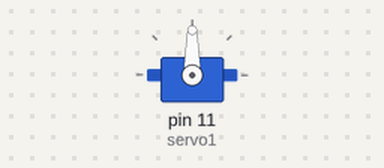
Recording of a sketch running on a simulated Arduino Uno, built with avr-gcc and run on an emulated ATmega328P. Parts: servo.

Above: at 0.05 s.
At 1.9 s:
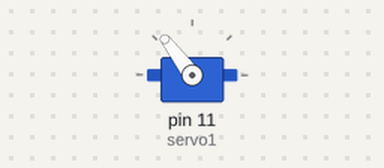
At 3.75 s:
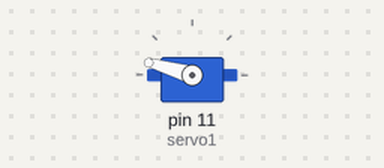
At 7.5 s:
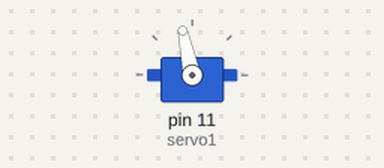
Timing chart, 0 to 10.5 s (numbered marks = the images above):
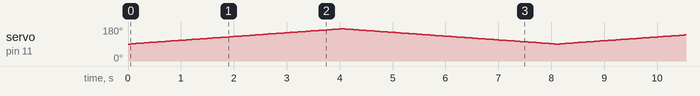

The sketch:

servo_angle.ino
```cpp
#include <Servo.h>

Servo servo1;

int pos = 90;  //This variable is used to store the angle variable

void setup() {
  servo1.attach(11);  //Define the control port of servo 1 as 11
}

void loop() {
  for(pos = 90; pos < 171; pos++){
    servo1.write(pos);
    delay(50);
    }
  for(pos = 170; pos >= 90; pos--){
    servo1.write(pos);
    delay(50);
    }
}
```
